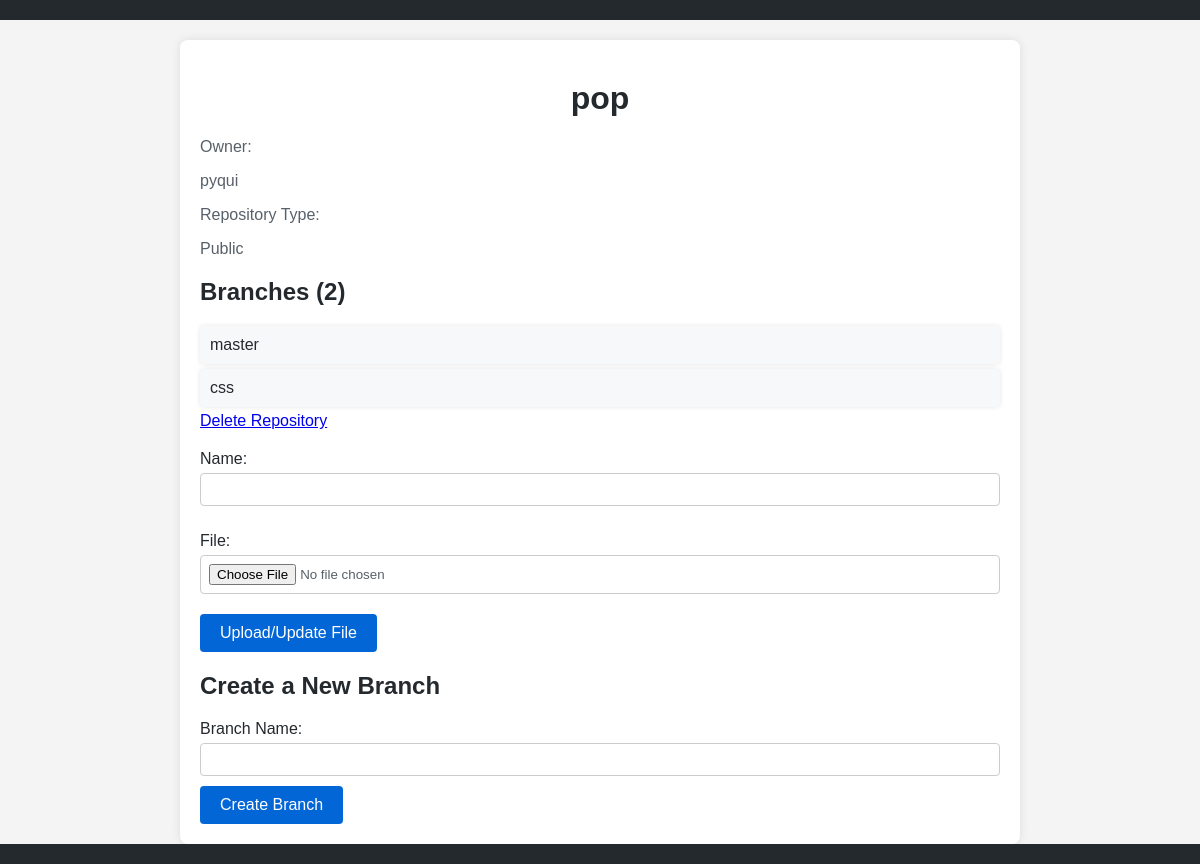
The page /repository_detail/1/ (signed in) on the database its author committed.
### base/models.py (models this page shows, shortened)
class Repository(models.Model):
    name = models.CharField(max_length=100)
    owner = models.ForeignKey(CustomUser, on_delete=models.CASCADE)
    is_private = models.BooleanField(default=False)

class CustomUser(AbstractUser):
    email = models.EmailField(unique=True)
    first_name = models.CharField(max_length=30)
    last_name = models.CharField(max_length=30)

class Branch(models.Model):
    name = models.CharField(max_length=100, default="master")
    repository = models.ForeignKey(Repository, on_delete=models.CASCADE)

### base/views.py (the view)
# urls.py: path('repository_detail/<int:repository_id>/', repository_detail, name='repository_detail'),
@login_required
def repository_detail(request, repository_id, branch_name=None):
    repository = get_object_or_404(Repository, id=repository_id)
    branches = Branch.objects.filter(repository=repository)
    selected_branch = None
    if branch_name:
        selected_branch = get_object_or_404(Branch, repository=repository, name=branch_name)
    file_form = FileForm(request.POST, request.FILES)
    if request.method == 'POST' and file_form.is_valid():
        file_instance = file_form.save(commit=False)
        file_instance.repository = repository
        file_instance.branch = selected_branch  # Associate the file with the selected branch
        file_instance.save()
    if request.method == 'POST' and 'delete_branch' in request.POST:
        branch_to_delete = get_object_or_404(Branch, repository=repository, name=request.POST['delete_branch'])
        branch_to_delete.delete()
        return redirect('repository_detail', repository_id=repository_id)
    context = {
        'repository': repository,
        'branches': branches,
        'selected_branch': selected_branch,
        'file_form': FileForm(),  # Pass an empty form for new file uploads
    }
    return render(request, 'repository_detail.html', context)

### base/forms.py
class FileForm(forms.ModelForm):
    class Meta:
        model = File
        fields = ['name', 'file']

### templates/repository_detail.html (shortened to what this page needs)
<!DOCTYPE html>
<html lang="en">
<head>
</head>
<body>
    <header>
    </header>
    <div class="repository-details">
        <h1>{{ repository.name }}</h1>
        <p class="detail-label">Owner:</p>
        <p>{{ repository.owner.username }}</p>
        <p class="detail-label">Repository Type:</p>
        <p class="repo-type-{{ repository.is_private|yesno:'private,public' }}">
            {% if repository.is_private %}Private{% else %}Public{% endif %}
        </p>
        <h2>Branches ({{ branches.count }})</h2>
        <ul>
            {% for branch in branches %}
                <li>
                    <a href="{% url 'repository_detail' repository.id branch.name %}">{{ branch.name }}</a>
                </li>
            {% endfor %}
        </ul>
        <a href="{% url 'delete_repository' repository.id %}">Delete Repository</a>
        <form method="post" action="{% if selected_branch.name %}{% url 'upload_file' repository.id selected_branch.name %}{% endif %}" enctype="multipart/form-data">
            {{ file_form.as_p }}
            <button type="submit">Upload/Update File</button>
        </form>
        <h2>Create a New Branch</h2>
        <form method="post" action="{% url 'create_branch' repository.id %}">
            <label for="branch_name">Branch Name:</label>
            <input type="text" id="branch_name" name="branch_name" required>
            <br>
            <button type="submit">Create Branch</button>
        </form>
    </div>
    <footer>
    </footer>
</body>
</html>

### templates/repository_detail.html (style rules this page uses)
body { font-family: 'Arial', sans-serif; background-color: #f4f4f4; margin: 0; padding: 0; }
header { background-color: #24292e; color: #ffffff; padding: 10px; }
.repository-details { max-width: 800px; margin: 20px auto; padding: 20px; background-color: #ffffff; border-radius: 8px; box-shadow: 0 0 10px rgba(0, 0, 0, 0.1); }
h1 { color: #24292e; text-align: center; margin-top: 20px; }
p { color: #586069; margin-bottom: 10px; }
h2 { color: #24292e; margin-top: 20px; }
ul { list-style-type: none; padding: 0; margin: 0; }
li { background-color: #f6f8fa; padding: 10px; margin: 5px 0; border-radius: 4px; box-shadow: 0 0 5px rgba(0, 0, 0, 0.1); }
li a { text-decoration: none; color: #24292e; }
form { margin-top: 20px; }
label { display: block; margin-bottom: 5px; color: #24292e; }
input { width: 100%; padding: 8px; margin-bottom: 10px; border: 1px solid #ccc; border-radius: 4px; box-sizing: border-box; }
button { background-color: #0366d6; color: #ffffff; padding: 10px 20px; border: none; border-radius: 4px; cursor: pointer; font-size: 16px; }
footer { background-color: #24292e; color: #ffffff; padding: 10px; text-align: center; position: absolute; bottom: 0; width: 100%; }

### rows shown on the page
Repository: name "pop", owner.username "pyqui"
Branch: name "master"
Branch: name "css"

### other values the page prints
{{ branches.count }} "2"
